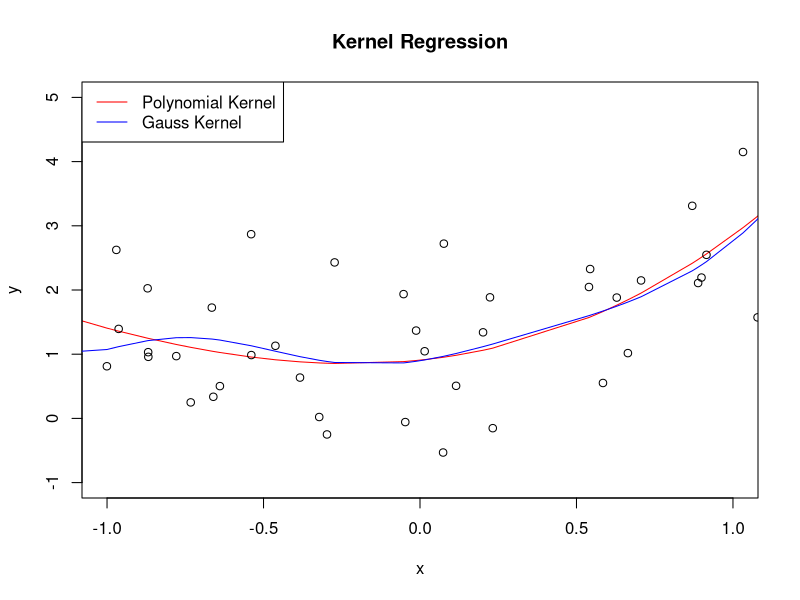
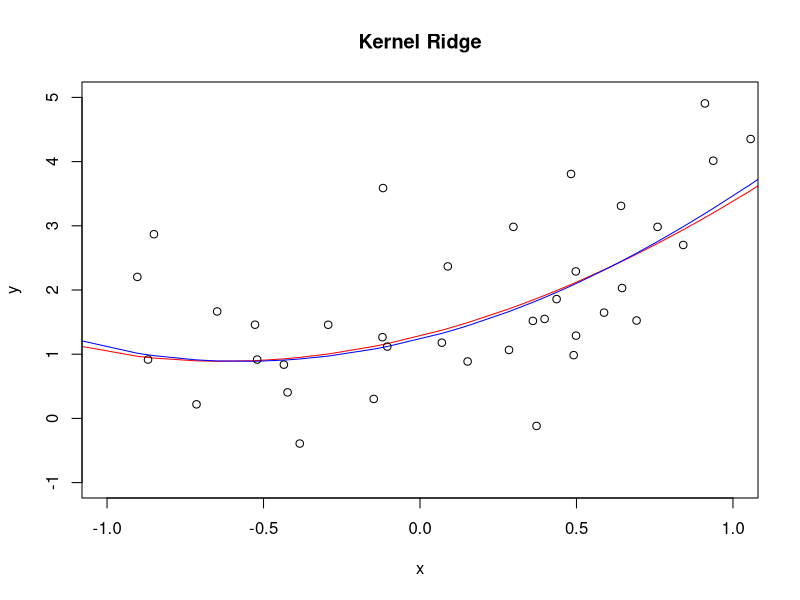
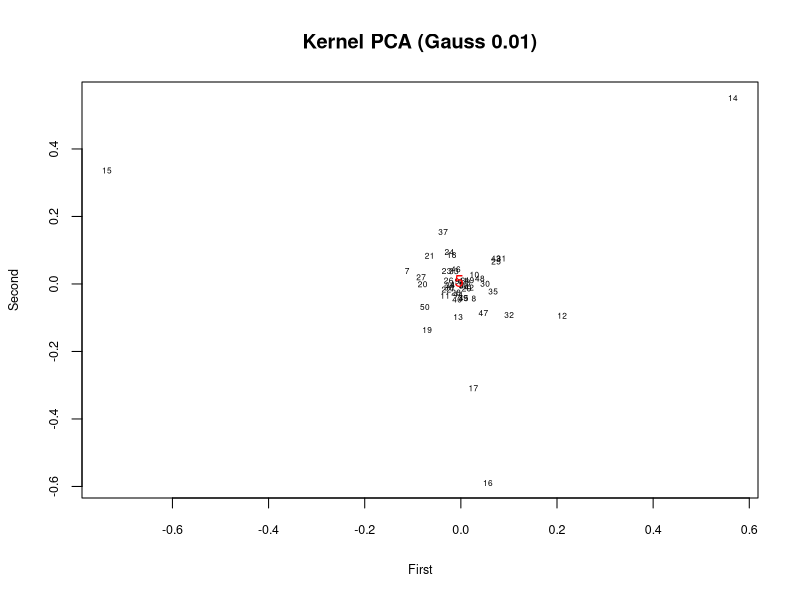
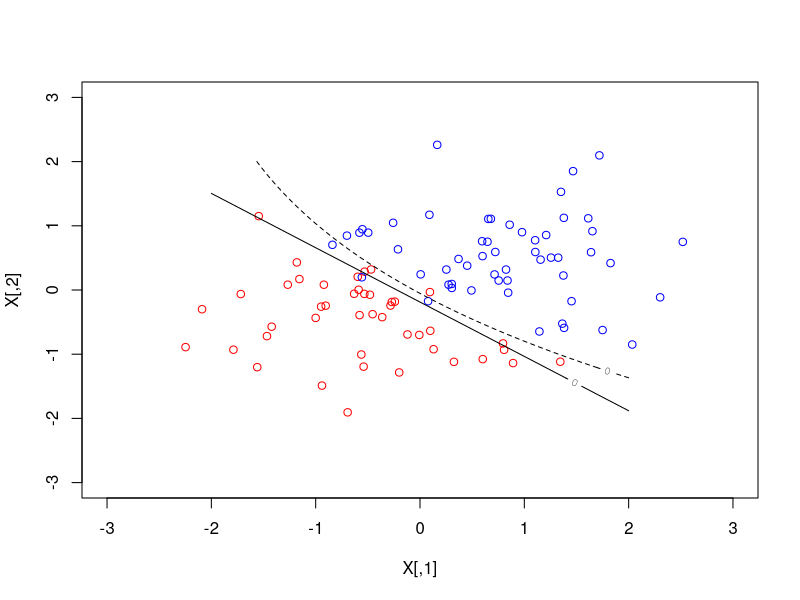

Reproduce these figures in R, in order. (Note: this script raises an error after producing the figures.)
# Ch.4　Kernel Computation in Practice

## 4.1 Kernel Ridge regression

alpha=function(k,x,y){
  n=length(x); K=matrix(0,n,n)
  for(i in 1:n)for(j in 1:n)K[i,j]=k(x[i],x[j])
  return(solve(K+10^(-5)*diag(n))%*%y)   ## add 10^(-5) I to K to make it regular
}

### Example 63

k.p=function(x,y) (sum(x*y)+1)^3     ## Definition of Kernel
k.g=function(x,y) exp(-(x-y)^2/2)    ## Definition of Kernel
lambda=0.1
n=50; x=rnorm(n); y=1+x+x^2+rnorm(n)       ## Data Generation
alpha.p=alpha(k.p,x,y); alpha.g=alpha(k.g,x,y)
z=sort(x); u=array(n); v=array(n)
for(j in 1:n){
  S=0;for(i in 1:n)S=S+alpha.p[i]*k.p(x[i],z[j]); u[j]=S
  S=0;for(i in 1:n)S=S+alpha.g[i]*k.g(x[i],z[j]); v[j]=S
}
plot(z,u,type="l",xlim=c(-1,1),xlab="x", ylab="y", ylim=c(-1,5),
  col="red",main="Kernel Regression")
lines(z,v,col="blue"); points(x,y)
legend("topleft", legend = c("Polynomial Kernel","Gauss Kernel"), 
  col = c("red","blue"), lty = 1)


alpha=function(k,x,y){
    n=length(x); K=matrix(0,n,n)
    for(i in 1:n)for(j in 1:n)K[i,j]=k(x[i],x[j])
    return(solve(K+lambda*diag(n))%*%y)
}


### Example 64

k.p=function(x,y) (sum(x*y)+1)^3    ## Definition of Kernel
k.g=function(x,y) exp(-(x-y)^2/2)    ## Definition of Kernel
lambda=0.1
n=50; x=rnorm(n); y=1+x+x^2+rnorm(n)       ## Data Generation
alpha.p=alpha(k.p,x,y); alpha.g=alpha(k.g,x,y)
z=sort(x); u=array(n); v=array(n)
for(j in 1:n){
    S=0;for(i in 1:n)S=S+alpha.p[i]*k.p(x[i],z[j]); u[j]=S
    S=0;for(i in 1:n)S=S+alpha.g[i]*k.g(x[i],z[j]); v[j]=S
}
plot(z,u,type="l",xlim=c(-1,1),xlab="x", ylab="y", ylim=c(-1,5),col="red",main="Kernel Ridge")
lines(z,v,col="blue"); points(x,y)


## 4.2 Kernel Principal Component Analysis


kernel.pca.train=function(x,k){
  n=nrow(x); K=matrix(0,n,n); S=rep(0,n); T=rep(0,n)
  for(i in 1:n)for(j in 1:n)K[i,j]=k(x[i,],x[j,])
  for(i in 1:n)S[i]=sum(K[i,])
  for(j in 1:n)T[j]=sum(K[,j])
  U=sum(K)
  for(i in 1:n)for(j in 1:n)K[i,j]=K[i,j]-S[i]/n-T[j]/n+U/n^2
  res=eigen(K)
  alpha=matrix(0,n,n)
  for (i in 1:n)alpha[,i]=res$vector[,i]/res$value[i]^0.5
  return(alpha)
}

kernel.pca.test=function(x,k,alpha,m,z){
  n=nrow(x)
  pca=array(0,dim=m)
  for(i in 1:n)pca=pca+alpha[i,1:m]*k(x[i,],z)
  return(pca) 
}


### Example 65

#k=function(x,y) sum(x*y)
sigma.2=0.01; k=function(x,y) exp(-norm(x-y,"2")^2/2/sigma.2)
x=as.matrix(USArrests); n=nrow(x); p=ncol(x)
alpha=kernel.pca.train(x,k)
z=array(dim=c(n,2)); for(i in 1:n)z[i,]=kernel.pca.test(x,k,alpha,2,x[i,])
min.1=min(z[,1]); min.2=min(z[,2]); max.1=max(z[,1]); max.2=max(z[,2]) 
plot(0, xlim=c(min.1,max.1),ylim=c(min.2,max.2),xlab="First",ylab="Second",cex.lab=0.75,cex.axis = 0.75, main="Kernel PCA (Gauss 0.01)")
for(i in 1:n)if(i!=5)text(z[i,1],z[i,2],labels=i,cex = 0.5)
text(z[5,1],z[5,2],5,col="red")
## For a normal PCA, the score can be obtained with the following one line.
z=prcomp(x)$x[,1:2]


## 4.3 Kernel SVM

### Example 66

library(quadprog)
K.linear <-function(x,y) {return(t(x)%*%y)}
K.poly <-function(x,y) {return((1+t(x)%*%y)^2)}
svm.2=function(X,y,C, K){ ## Function name is set to svm.2
 eps=0.0001; n=nrow(X); Dmat=matrix(nrow=n,ncol=n);Kmat = matrix(nrow=n,ncol = n)
 for(i in 1:n)for(j in 1:n) {Dmat[i,j]=K(X[i,],X[j,])*y[i]*y[j];Kmat = K(X[i,],X[j,])}
 Dmat=Dmat+eps*diag(n); dvec=rep(1,n)
 Amat=matrix(nrow=(2*n+1),ncol=n); Amat[1,]=y; Amat[2:(n+1),1:n]=-diag(n);
 Amat[(n+2):(2*n+1),1:n]=diag(n) ; Amat=t(Amat)
 bvec=c(0,-C*rep(1,n),rep(0,n)); meq=1
 alpha=solve.QP(Dmat,dvec,Amat,bvec=bvec,meq=1)$solution
 index=(1:n)[0<alpha&alpha<C]
 beta=drop(Kmat%*%(alpha*y)); beta.0=mean(y[index]-beta[index])
 return(list(alpha=alpha,beta.0=beta.0))
}
# Definition of Function 
plot.kernel=function(K, lty){ ## Specify the line type with the parameter lty.
 qq=svm.2(X,y,0.1,K); alpha=qq$alpha; beta.0=qq$beta.0
 f=function(u,v){x=c(u,v); S=beta.0; for(i in 1:n)S=S+alpha[i]*y[i]*K(X[i,], x); return(S)}
 ## is the height at f(x,y). From this we can find the contour.
 u=seq(-2,2,.1);v=seq(-2,2,.1);w=array(dim=c(41,41))
 for(i in 1:41)for(j in 1:41)w[i,j]=f(u[i],v[j])
 contour(u,v,w,level=0,add=TRUE,lty=lty)
}
 # Execution
a=rnorm(1); b=rnorm(1)
n=100; X=matrix(rnorm(n*2),ncol=2,nrow=n); y=sign(a*X[,1]+b*X[,2]+0.3*rnorm(n))
plot(-3:3,-3:3,xlab="X[,1]",ylab="X[,2]", type="n")
for(i in 1:n){
 if(y[i]==1)points(X[i,1],X[i,2],col="red") else points(X[i,1],X[i,2],col= "blue")
}
plot.kernel(K.linear,1); plot.kernel(K.poly,2)


## 4.4 Spline

## Construct function d and h to find the basis
d=function(j,x,knots){
    K=length(knots);
    (max((x-knots[j])^3,0)-max((x-knots[K])^3,0))/(knots[K]-knots[j])
}
h=function(j,x,knots){
    K=length(knots);
    if(j==1) return(1) else if(j==2)return(x) else return(d(j-2,x,knots)-d(K-1,x,knots))
}
## G is the value obtained by integrating a function differentiated twice.
G=function(x){        ## Assuming that each value of x is in ascending order
   n=length(x); g=matrix(0, nrow=n,ncol=n)
   for(i in 3:(n-1))for(j in i:n){
      g[i,j]=12*(x[n]-x[n-1])*(x[n-1]-x[j-2])*(x[n-1]-x[i-2])/(x[n]-x[i-2])/(x[n]-x[j-2])+
      (12*x[n-1]+6*x[j-2]-18*x[i-2])*(x[n-1]-x[j-2])^2/(x[n]-x[i-2])/(x[n]-x[j-2])
      g[j,i]=g[i,j]
   }
return(g)
}
## Main Process
n=100; x=runif(n,-5,5); y=x+sin(x)*2+rnorm(n)  ## Data Generation
index=order(x); x=x[index];y=y[index]
X=matrix(nrow=n,ncol=n); X[,1]=1
for(j in 2:n)for(i in 1:n)X[i,j]=h(j,x[i],x)  ## Generate matrix X
GG=G(x);                                    ## Generate matrix G
lambda.set=c(1,30,80); col.set=c("red","blue","green")
for(i in 1:3){
    lambda=lambda.set[i]
    gamma=solve(t(X)%*%X+lambda*GG)%*%t(X)%*%y
    g=function(u){S=gamma[1]; for(j in 2:n)S=S+gamma[j]*h(j,u,x); return(S)}
    u.seq=seq(-8,8,0.02); v.seq=NULL; for(u in u.seq)v.seq=c(v.seq,g(u))
    plot(u.seq,v.seq,type="l",yaxt="n", xlab="x",ylab="g(x)",ylim=c(-8,8), col=col.set[i])
    par(new=TRUE)
}
points(x,y); legend("topleft", paste0("lambda=",lambda.set), col=col.set, lty=1)
title("Smooth Spline (n=100)")


## 4.5 Random Fourier Features

### Example 68

sigma=10; sigma2=sigma^2
k=function(x,y) exp(-(x-y)^2/2/sigma2)
z=function(x) sqrt(2/m)*cos(w*x+b)
zz=function(x,y) sum(z(x)*z(y))
u=matrix(0,1000,3)
m_seq=c(20,100,400)
for(i in 1:1000){
  x=rnorm(1); y=rnorm(1)
  for(j in 1:3){
    m=m_seq[j]; w=rnorm(m)/sigma; b=runif(m)*2*pi
    u[i,j]=zz(x,y)-k(x,y)
  }
}
boxplot(u[,1],u[,2],u[,3], ylab="Difference from k(x,y)",names=paste0("m=",m_seq),
        col=c("red","blue","green"), main="Kernel approximation with RFF")


### Example 69

sigma=10; sigma2=sigma^2

## Funtion z
m=20; w=rnorm(m)/sigma; b=runif(m)*2*pi
z=function(u,m) sqrt(2/m)*cos(w*u+b)

## Gauss kernel
k.g=function(x,y)exp(-(x-y)^2/2/sigma2)

## Data Generation
n=200; x=rnorm(n)/2; y=1+5*sin(x/10)+5*x^2+rnorm(n)  
x.min=min(x); x.max=max(x); y.min=min(y); y.max=max(y)
lambda=0.001  ## lambda=0.9 also

# Function of low-rank approximation
alpha.rff=function(x,y,m){
  n=length(x)
  Z=array(dim=c(n,m))
  for(i in 1:n)Z[i,]=z(x[i],m)
  beta=solve(t(Z)%*%Z+lambda*diag(m))%*%t(Z)%*%y
  return(as.vector(beta))
}
# Normal Function
alpha=function(k,x,y){
  n=length(x); K=matrix(0,n,n); for(i in 1:n)for(j in 1:n)K[i,j]=k(x[i],x[j])
  alpha=solve(K+lambda*diag(n))%*%y
  return(as.vector(alpha))
}
# Numerical Comparison
alpha.hat=alpha(k.g,x,y)
beta.hat=alpha.rff(x,y,m)
r=sort(x); u=array(n); v=array(n)
for(j in 1:n){
  S=0;for(i in 1:n)S=S+alpha.hat[i]*k.g(x[i],r[j]); u[j]=S
  v[j]=sum(beta.hat*z(r[j],m))
}
plot(r,u,type="l",xlim=c(x.min,x.max),ylim=c(y.min,y.max),xlab="x", ylab="y",col="red",
     main="lambda=10^{-4},m=20,n=200")
lines(r,v,col="blue"); points(x,y)
legend("topleft",lwd=1,c("no approximation","approximation"), col=c("red","blue"))


## 4.6 Nystrom Approximation

### Example 70

sigma2=1; k.g=function(x,y)exp(-(x-y)^2/2/sigma2)
n=300; x=rnorm(n)/2; y=3-2*x^2+3*x^3+2*rnorm(n)       ## Data Generation
lambda=10^(-5)  ## lambda=0.9 also
m=10
# Function of low-rank approximation
alpha.m=function(k,x,y,m){
  n=length(x); K=matrix(0,n,n); for(i in 1:n)for(j in 1:n)K[i,j]=k(x[i],x[j])
  A=svd(K[1:m,1:m])
  u=array(dim=c(n,m)); 
  for(i in 1:m)for(j in 1:n)u[j,i]=sqrt(m/n)*sum(K[j,1:m]*A$u[1:m,i])/A$d[i]
  mu=A$d*n/m
  R=sqrt(mu[1])*u[,1]; for(i in 2:m)R=cbind(R,sqrt(mu[i])*u[,i])
  alpha=(diag(n)-R%*%solve(t(R)%*%R+lambda*diag(m))%*%t(R))%*%y/lambda
  return(as.vector(alpha))
}
# Normal Function
alpha=function(k,x,y){
  n=length(x); K=matrix(0,n,n); for(i in 1:n)for(j in 1:n)K[i,j]=k(x[i],x[j])
  alpha=solve(K+lambda*diag(n))%*%y
  return(as.vector(alpha))
}
# Numerical Comparison
alpha.1=alpha(k.g,x,y); alpha.2=alpha.m(k.g,x,y,m)
z=sort(x); u=array(n); v=array(n)
for(j in 1:n){
  S=0;for(i in 1:n)S=S+alpha.1[i]*k.g(x[i],z[j]); u[j]=S
  S=0;for(i in 1:n)S=S+alpha.2[i]*k.g(x[i],z[j]); v[j]=S
}
plot(z,u,type="l",xlim=c(-1,1),xlab="x", ylab="y", ylim=c(-1,5),col="red",main="Kernel Ridge")
lines(z,v,col="blue"); points(x,y)
legend("topleft",lwd=1,c("no approximation","approximation"), col=c("red","blue"))


## 4.7 Incomplete Cholesky decomposition

im.ch=function(A,m=ncol(A)){
    n=ncol(A); R=matrix(0,n,n); P=diag(n)
	for(i in 1:n)R[i,i]=sqrt(A[i,i])
	max.R=0;for(i in 1:n)if(R[i,i]>max.R){k=i; max.R=R[i,i]}
	R[1,1]=max.R
	if(k != 1){
        w=A[,k]; A[,k]=A[,1]; A[,1]=w
		w=A[k,]; A[k,]=A[1,]; A[1,]=w
		P[1,1]=0; P[k,k]=0; P[1,k]=1; P[k,1]=1
	}
    for(i in 2:n)R[i,1]=A[i,1]/R[1,1]
	if(m>1)for(i in 2:m){
	    for(j in i:n)R[j,j]=sqrt(A[j,j]-sum(R[j,1:(i-1)]^2))
		max.R=0;for(j in i:n)if(R[j,j]>max.R){k=j; max.R=R[j,j]}
		R[i,i]=max.R
		if(k!=i){
		    w=R[i,1:(i-1)]; R[i,1:(i-1)]=R[k,1:(i-1)]; R[k,1:(i-1)]=w
			w=A[,k]; A[,k]=A[,i]; A[,i]=w
			w=A[k,]; A[k,]=A[i,]; A[i,]=w
                        Q=diag(n); Q[i,i]=0; Q[k,k]=0; Q[i,k]=1; Q[k,i]=1; P=P%*%Q
		}
		if(i<n)for(j in (i+1):n)R[j,i]=(A[j,i]-sum(R[i,1:(i-1)]*R[j,1:(i-1)]))/R[i,i]
	}
	if(m<n)for(i in (m+1):n)R[,i]=0
	return(list(P=P,R=R))
}

# Data Generation
n=4; range=-5:5
D=matrix(sample(range,n*n,replace=TRUE),n,n)
A=t(D)%*%D

# Execution example
im.ch(A)
L=im.ch(A)$R; L%*%t(L)
P=im.ch(A)$P; t(P)%*%A%*%P
P%*%(L%*%t(L))%*%t(P)  ## Match A

im.ch(A,2)
L=im.ch(A,2)$R; L%*%t(L)
P=im.ch(A,2)$P; t(P)%*%A%*%P
P%*%(L%*%t(L))%*%t(P)   ## Low rank approximation of A
